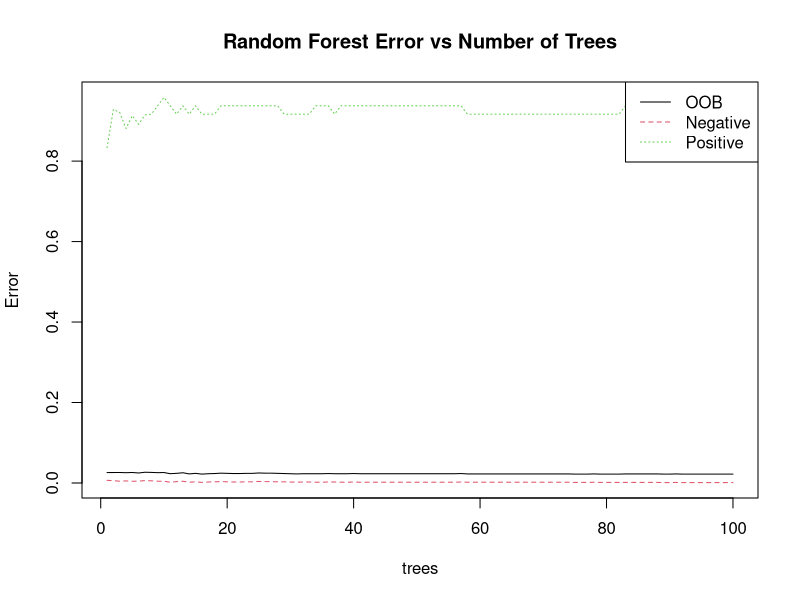
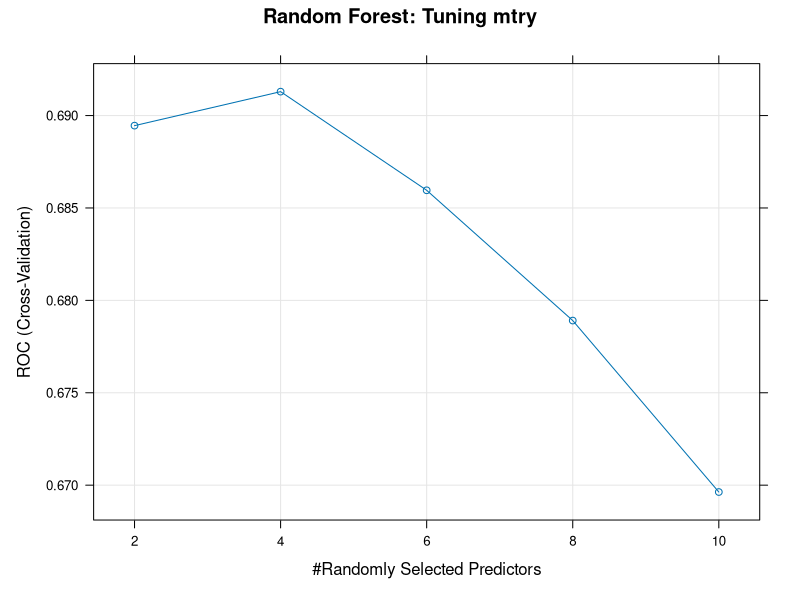
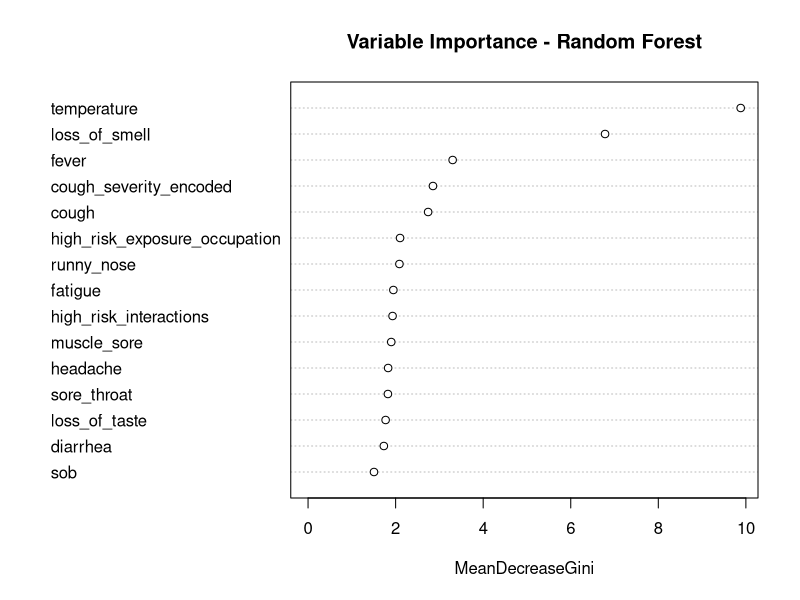
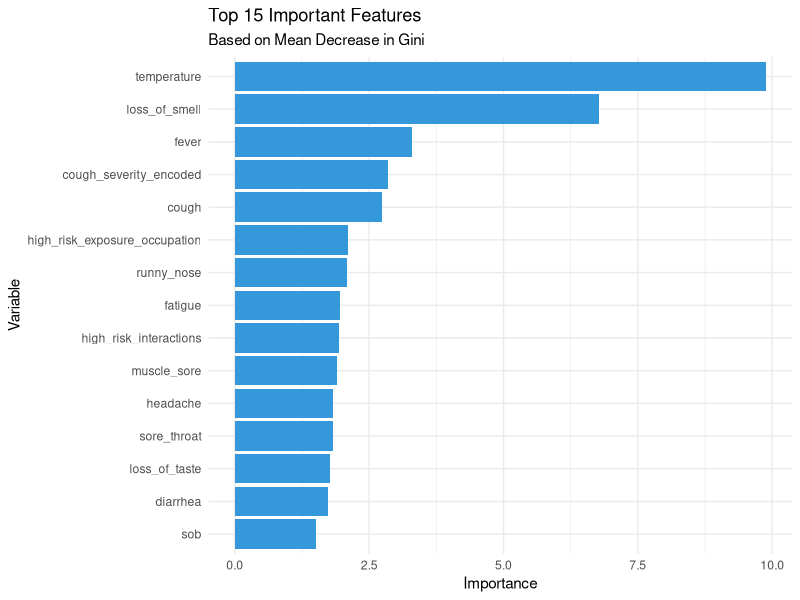
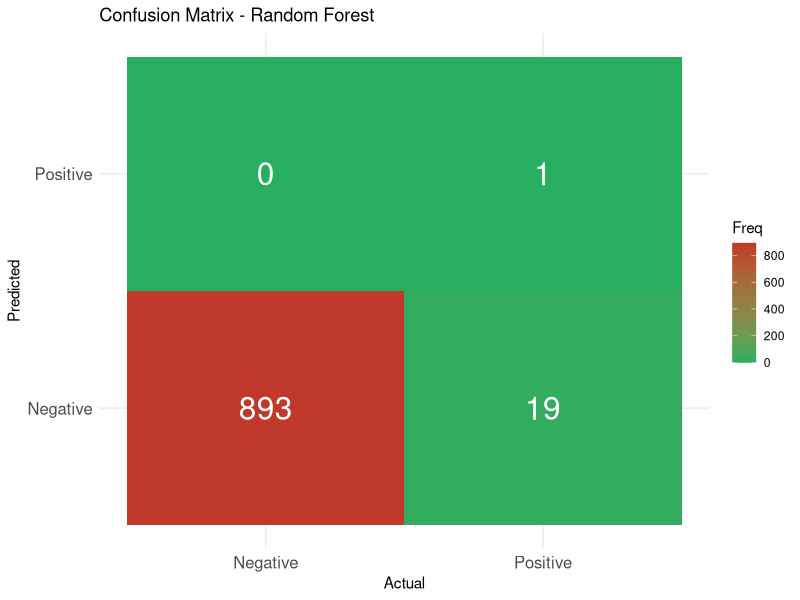

Generate these figures, in order, with R:
## ---- chunk 1
knitr::opts_chunk$set(echo = TRUE, warning = FALSE, message = FALSE)
## ---- chunk 2
# Core libraries
library(tidyverse)
library(caret)
library(randomForest)
library(ggplot2)

# Set seed for reproducibility
set.seed(123)
## ---- chunk 3
# Load the cleaned dataset from Part 1
covid_ml <- read.csv("data/covid_ml_clean.csv")

# Convert target to factor
covid_ml$covid19_test_results <- as.factor(covid_ml$covid19_test_results)

cat("Dataset dimensions:", dim(covid_ml), "\n")
## ---- chunk 4
# Split data: 70% training, 30% testing
train_index <- createDataPartition(covid_ml$covid19_test_results, 
                                   p = 0.7, 
                                   list = FALSE)

train_data <- covid_ml[train_index, ]
test_data <- covid_ml[-train_index, ]

cat("Training set size:", nrow(train_data), "\n")
cat("Test set size:", nrow(test_data), "\n")
## ---- chunk 5
# Train a simple random forest
rf_simple <- randomForest(
  covid19_test_results ~ .,  # Predict target using all features
  data = train_data,
  ntree = 100,               # Number of trees
  importance = TRUE          # Calculate variable importance
)

# View the model summary
print(rf_simple)
## ---- chunk 6
# OOB (Out-of-Bag) Error
cat("OUT-OF-BAG (OOB) ERROR EXPLAINED:\n")
cat("================================\n")
cat("Random Forest uses bootstrap sampling, so ~37% of data is left out for each tree.\n")
cat("These 'out-of-bag' samples are used to estimate error without needing a separate validation set!\n\n")

cat("OOB Error Rate:", round(rf_simple$err.rate[nrow(rf_simple$err.rate), "OOB"] * 100, 2), "%\n")
## ---- chunk 7
# Plot OOB error as more trees are added
plot(rf_simple, main = "Random Forest Error vs Number of Trees")
legend("topright", 
       legend = colnames(rf_simple$err.rate),
       col = 1:3, 
       lty = 1:3)
## ---- chunk 8
# Set up cross-validation
cv_control <- trainControl(
  method = "cv",
  number = 10,
  classProbs = TRUE,
  summaryFunction = twoClassSummary
)

# Grid of mtry values to try
mtry_grid <- expand.grid(mtry = c(2, 4, 6, 8, 10))

# Train with cross-validation
rf_cv <- train(
  covid19_test_results ~ .,
  data = train_data,
  method = "rf",
  trControl = cv_control,
  tuneGrid = mtry_grid,
  ntree = 200,
  metric = "ROC"
)

# View results
rf_cv
## ---- chunk 9
# Plot mtry vs performance
plot(rf_cv, main = "Random Forest: Tuning mtry")
## ---- chunk 10
cat("Best mtry:", rf_cv$bestTune$mtry, "\n")
## ---- chunk 11
# Get variable importance from our simple RF model
importance_df <- as.data.frame(importance(rf_simple))
importance_df$Variable <- rownames(importance_df)

# View importance metrics
head(importance_df)
## ---- chunk 12
# Plot variable importance
varImpPlot(rf_simple, 
           type = 2,  # Mean Decrease Gini
           main = "Variable Importance - Random Forest",
           n.var = 15)
## ---- chunk 13
# Create a nicer ggplot version
importance_df %>%
  arrange(desc(MeanDecreaseGini)) %>%
  head(15) %>%
  ggplot(aes(x = reorder(Variable, MeanDecreaseGini), 
             y = MeanDecreaseGini)) +
  geom_bar(stat = "identity", fill = "#3498db") +
  coord_flip() +
  labs(title = "Top 15 Important Features",
       subtitle = "Based on Mean Decrease in Gini",
       x = "Variable",
       y = "Importance") +
  theme_minimal()
## ---- chunk 14
# Predict on test set
rf_predictions <- predict(rf_cv, newdata = test_data)

# View predictions
head(rf_predictions)
## ---- chunk 15
# Get prediction probabilities
rf_proba <- predict(rf_cv, newdata = test_data, type = "prob")
head(rf_proba)
## ---- chunk 16
# Create confusion matrix
cm_rf <- confusionMatrix(rf_predictions, test_data$covid19_test_results, 
                         positive = "Positive")
print(cm_rf)
## ---- chunk 17
# Extract key metrics
accuracy <- cm_rf$overall["Accuracy"]
sensitivity <- cm_rf$byClass["Sensitivity"]
specificity <- cm_rf$byClass["Specificity"]

cat("KEY METRICS:\n")
cat("============\n")
cat("Accuracy:", round(accuracy * 100, 2), "%\n")
cat("  - Overall correct predictions\n\n")

cat("Sensitivity (Recall):", round(sensitivity * 100, 2), "%\n")
cat("  - Of all actual positives, how many did we catch?\n")
cat("  - Important when missing a positive case is costly\n\n")

cat("Specificity:", round(specificity * 100, 2), "%\n")
cat("  - Of all actual negatives, how many did we correctly identify?\n")
## ---- chunk 18
# Convert confusion matrix to data frame for plotting
cm_df <- as.data.frame(cm_rf$table)

ggplot(cm_df, aes(x = Reference, y = Prediction, fill = Freq)) +
  geom_tile() +
  geom_text(aes(label = Freq), size = 8, color = "white") +
  scale_fill_gradient(low = "#27ae60", high = "#c0392b") +
  labs(title = "Confusion Matrix - Random Forest",
       x = "Actual",
       y = "Predicted") +
  theme_minimal() +
  theme(axis.text = element_text(size = 12))
## ---- chunk 19
sessionInfo()
